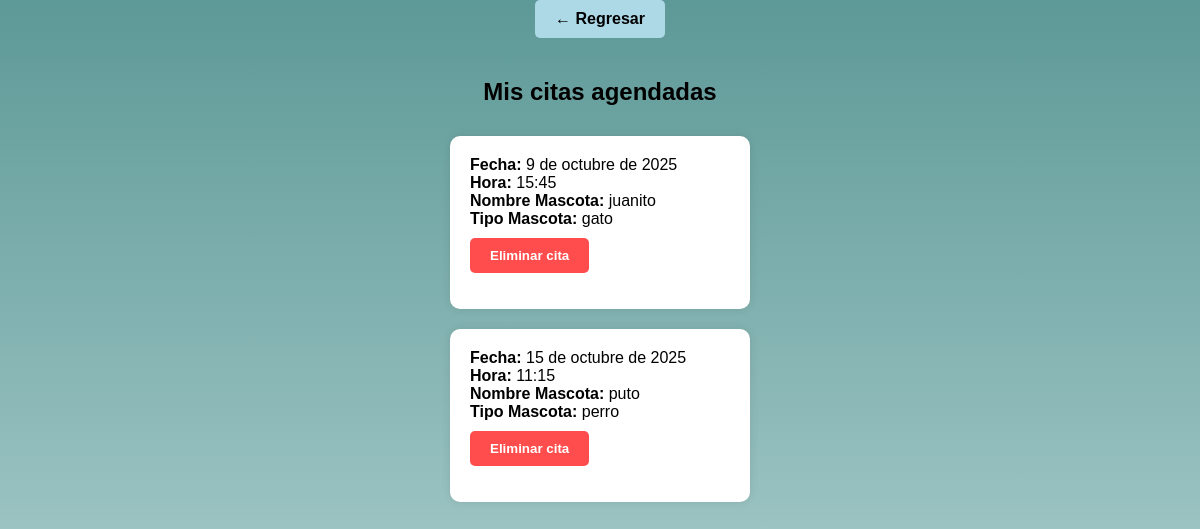
The page /Revisar/ (signed in) on the database as committed earlier.
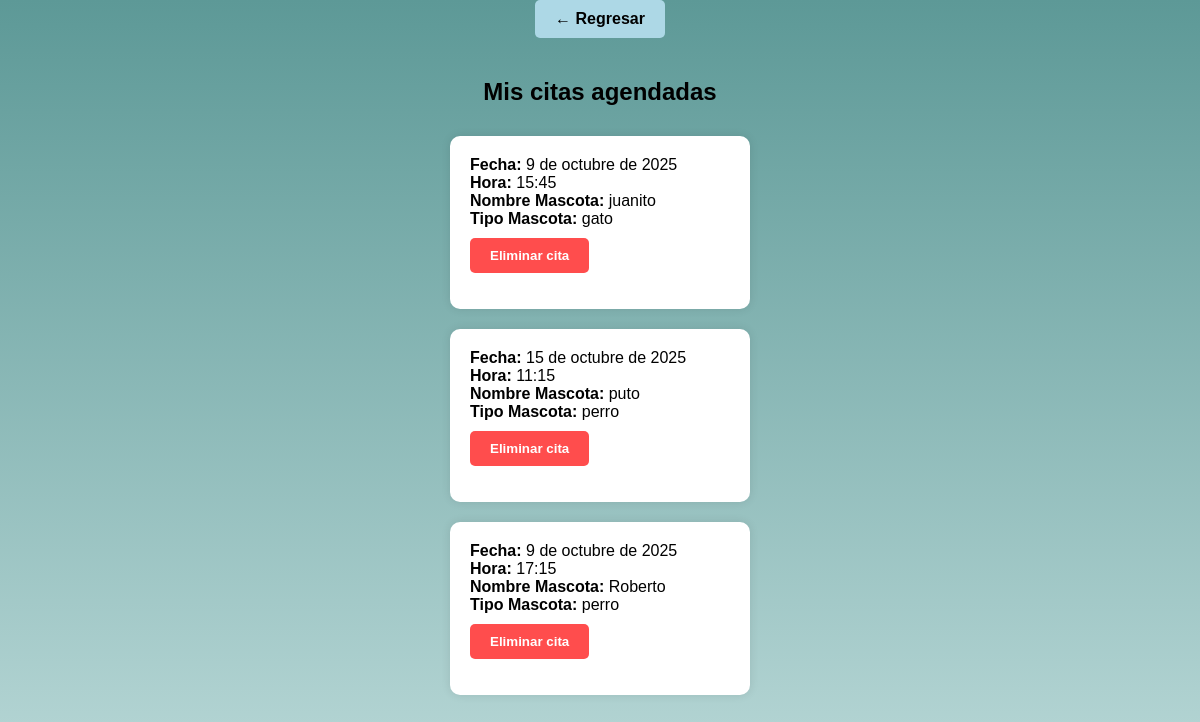
The same page on the database as committed later.
### appvet/models.py (models this page shows, shortened)
class Cita(models.Model):
    nombre_propietario = models.CharField(max_length=100)
    rut_propietario = models.CharField(max_length=12)
    tipo_mascota = models.CharField(max_length=20)
    nombre_mascota = models.CharField(max_length=100)
    fecha_cita = models.DateField()
    hora_cita = models.TimeField()
    propietario = models.ForeignKey(UserVeterinaria, on_delete=models.CASCADE, null=True, blank=True)
    trabajador_asignado = models.ForeignKey(
        settings.AUTH_USER_MODEL,
        on_delete=models.SET_NULL,
        null=True,
        blank=True,
        related_name='citas_asignadas'
    )

### appvet/views.py (the view)
# urls.py: path('Revisar/', views.pagrev_hora, name='revisar'),
@login_required(login_url="/login_paciente")
def pagrev_hora(request):
    print("hola")
    citas =  Cita.objects.filter(propietario=request.user)
    print("citas encontradas: ", citas.count()) # O usa otro campo si lo prefieres
    if request.method == 'POST':
        cita_id = request.POST.get('cita_id')
        Cita.objects.filter(id=cita_id).delete()
        return redirect('revisar')
    return render(request, 'revision_hora.html', {'citas': citas})

### appvet/templates/revision_hora.html (shortened to what this page needs)
<head>
    <link rel="stylesheet" href="/static/style_revhora.css">
</head>
<body>
    <a href="{% url 'paciente' %}">← Regresar</a>
    <h2>Mis citas agendadas</h2>
    <div class="citas-grid">
        {% for c in citas %}
            <div class="cita-card">
                <strong>Fecha:</strong> {{ c.fecha_cita }}<br>
                <strong>Hora:</strong> {{ c.hora_cita }}<br>
                <strong>Nombre Mascota:</strong> {{ c.nombre_mascota }}<br>
                <strong>Tipo Mascota:</strong> {{ c.tipo_mascota }}<br>
                <form method="post" style="margin-top: 10px;">
                    <button type="submit">Eliminar cita</button>
                </form>
            </div>
        {% endfor %}
    </div>
</body>

Rows that differ between the two databases and show on the page:
added Cita: fecha_cita "9 de octubre de 2025", hora_cita "17:15", nombre_mascota "Roberto", tipo_mascota "perro"
